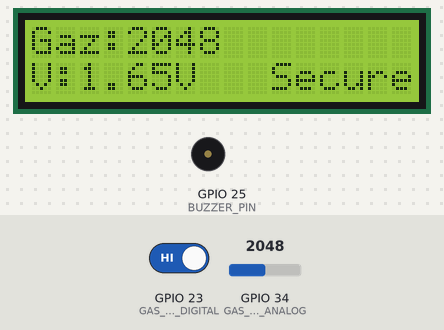
Bench run of a sketch on a simulated ESP32. On the bench: 16×2 character LCD, buzzer (waves = sounding, pin HIGH). The test bench sets the inputs (shaded band); at power-on: GPIO 23 (GAS_SENSOR_DIGITAL) HIGH, GPIO 34 (GAS_SENSOR_ANALOG) = 2048. What the sketch prints to the serial monitor is not drawn.

Above: at 3.2 s.
3.3 s: GPIO 23 (GAS_SENSOR_DIGITAL) driven LOW
At 4.9 s:
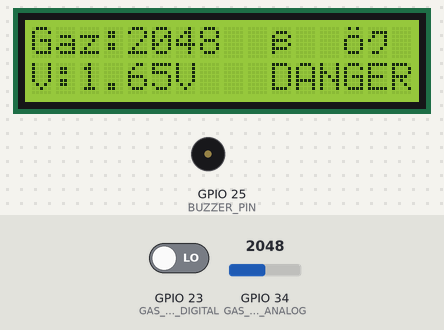
7.4 s: GPIO 23 (GAS_SENSOR_DIGITAL) driven HIGH
At 8.9 s:
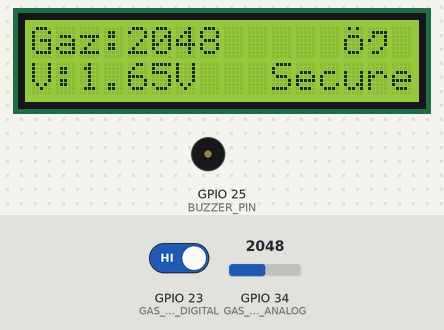
9.3 s: GPIO 34 (GAS_SENSOR_ANALOG) set to 2866
At 10.6 s:
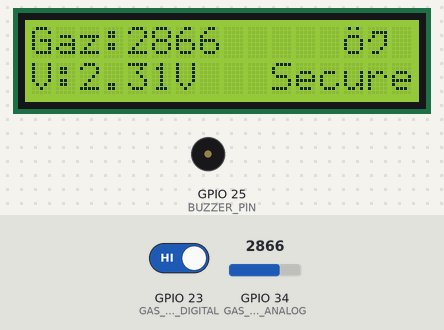
11.3 s: GPIO 34 (GAS_SENSOR_ANALOG) set to 3603
At 12.3 s:
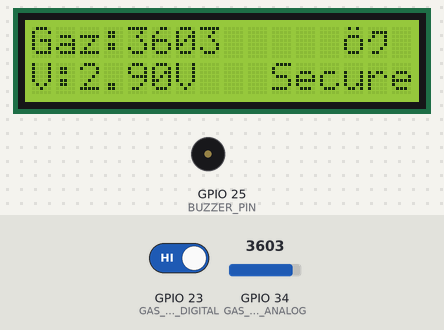
13.4 s: GPIO 34 (GAS_SENSOR_ANALOG) set to 4095
At 15.3 s:
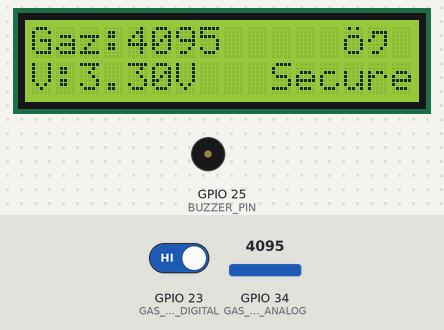
Timing chart, 0 to 16.4 s (numbered marks = the images above; inputs shaded):
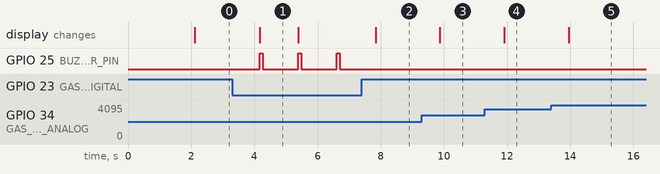

The sketch:

GazDetector.ino
```cpp
#include <Wire.h>
#include <LiquidCrystal_I2C.h>

#define GAS_SENSOR_DIGITAL 23  // Sortie numérique du capteur (D0)
#define BUZZER_PIN         25  // Buzzer
#define GAS_SENSOR_ANALOG 34

LiquidCrystal_I2C lcd(0x27, 16, 2); // Initialisation du LCD à l'adresse 0x27

boolean i = 1;
boolean j = 1;

void setup() {
  Serial.begin(115200);
  pinMode(BUZZER_PIN, OUTPUT);
  pinMode(GAS_SENSOR_DIGITAL, INPUT);
  pinMode(GAS_SENSOR_ANALOG, INPUT);

  lcd.init();
  lcd.backlight();
  lcd.setCursor(0, 0);
  lcd.print("Systeme OK");
  lcd.setCursor(0, 1);
  lcd.print("✅ Secure");

  Serial.println("Système démarré | État : Sécurisé");
  delay(2000);
  lcd.clear();
}

void loop() {
  boolean gasDetected = digitalRead(GAS_SENSOR_DIGITAL);  // Lecture numérique
  int gasLevel = analogRead(GAS_SENSOR_ANALOG);           // Lecture analogique (0-4095)
  float voltage = gasLevel * (3.3 / 4095.0);              // Conversion en tension (0-3.3V)

  Serial.print("💨 Taux de gaz (ADC) : ");
  Serial.print(gasLevel);
  Serial.print(" | Tension : ");
  Serial.print(voltage, 2);
  Serial.println(" V");

  lcd.setCursor(0, 0);
  lcd.print("Gaz:");
  lcd.print(gasLevel);
  lcd.print("   ");  // Effacer les chiffres en trop

  lcd.setCursor(0, 1);
  lcd.print("V:");
  lcd.print(voltage, 2);
  lcd.print("V ");  // Effacer les chiffres en trop

  if (gasDetected == 0) {  // Gaz détecté
    if (i == 1) {
      Serial.println("⚠️ DANGER : Gaz détecté !");
      lcd.setCursor(10, 0);
      lcd.print("⚠️");
      lcd.setCursor(10, 1);
      lcd.print("DANGER ");
      i = 0;
      j = 1;
    }
    // Alarme sonore
    digitalWrite(BUZZER_PIN, HIGH);
    delay(100);
    digitalWrite(BUZZER_PIN, LOW);
    delay(100);
  }
  else {  // Pas de gaz
    digitalWrite(BUZZER_PIN, LOW);
    if (j == 1) {
      Serial.println("✅ Sécurité : Aucun gaz détecté.");
      lcd.setCursor(10, 0);
      lcd.print("  ");
      lcd.setCursor(10, 1);
      lcd.print("Secure  ");
      i = 1;
      j = 0;
    }
  }

  delay(1000); // Rafraîchir toutes les secondes
}
```

Measured:
- after the input at 3.3 s, GPIO 25 (BUZZER_PIN): alternates HIGH for 0.10 s and LOW for 1.1 s, starting after 0.87 s; the display: changes after 0.87 s (image 1)
- after the input at 7.4 s, GPIO 25 (BUZZER_PIN): stops changing and stays LOW; the display: changes after 0.44 s (image 2)
- after the input at 9.3 s, the display: changes after 0.58 s (image 3)
- after the input at 11.3 s, the display: changes after 0.62 s (image 4)
- after the input at 13.4 s, the display: changes after 0.55 s (image 5)
- what the display in image 1 shows lasts 1.2 s, from 4.2 s to 5.4 s
